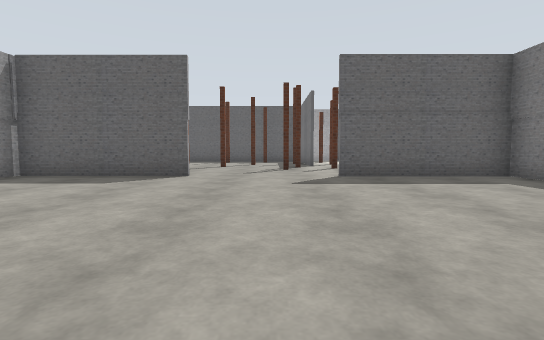
view 1 (above)

22 first-person views from a walk through a robot-simulator world made for Gazebo. The camera is 1.2 m above the floor, tilts 4° down and sees 85° across. The floor is counted in squares, 2 m on a side. Each view is taken from the middle of a square. On the plan, view 1 faces up. The plan holds only what a view shows up to about 9 squares ahead; the rest is blank. The place goes on beyond the plan. Some surface patterns are stand-ins.

view 2
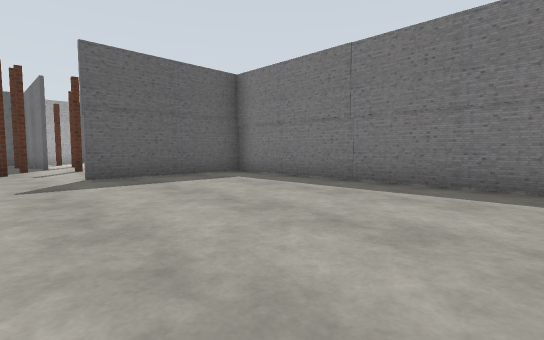

view 3
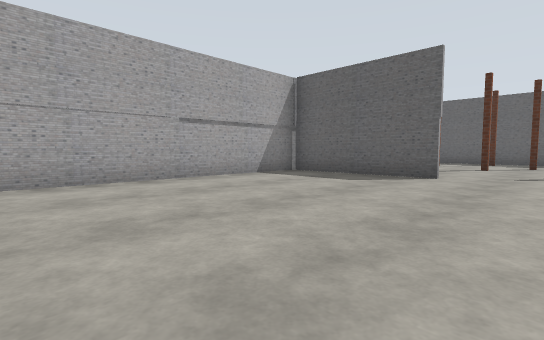

view 4
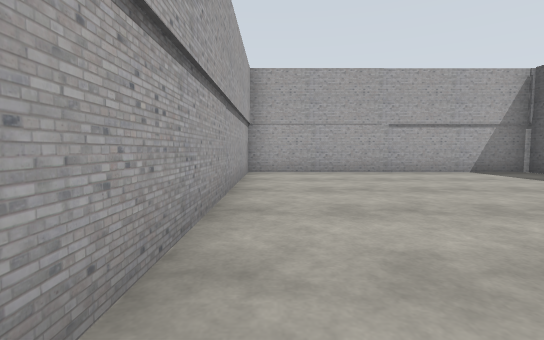

view 5
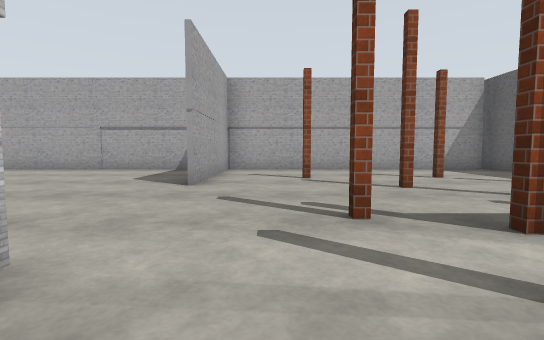

view 6
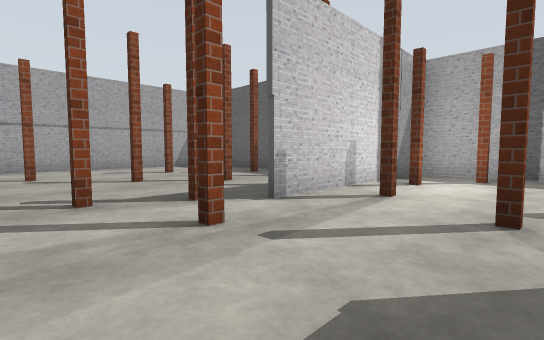

view 7
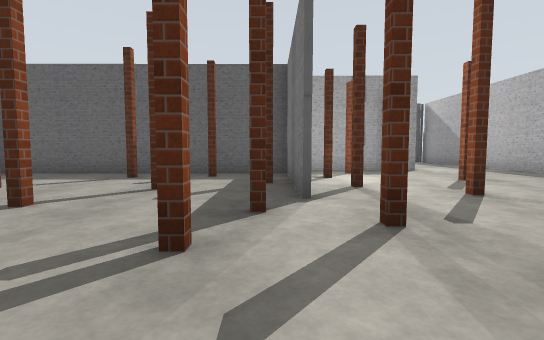

view 8
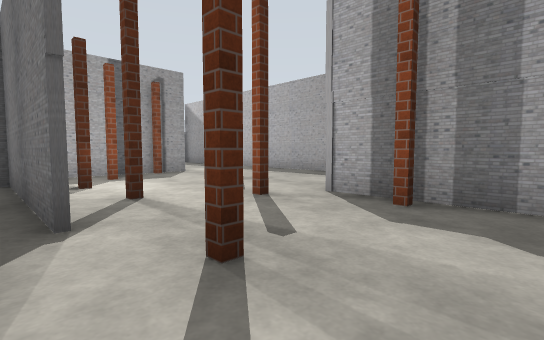

view 9
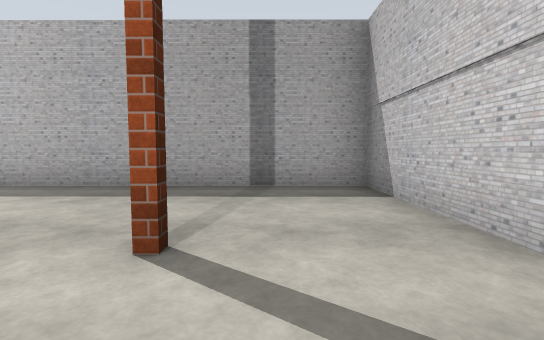

view 10
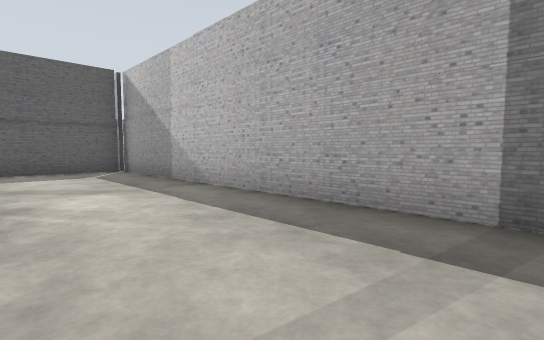

view 11
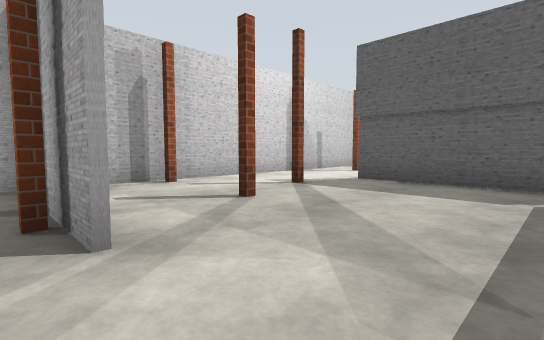

view 12
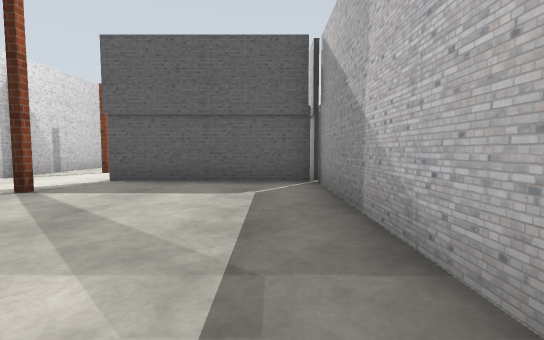

view 13
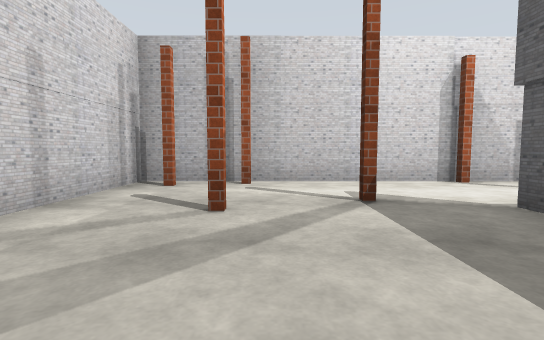

view 14
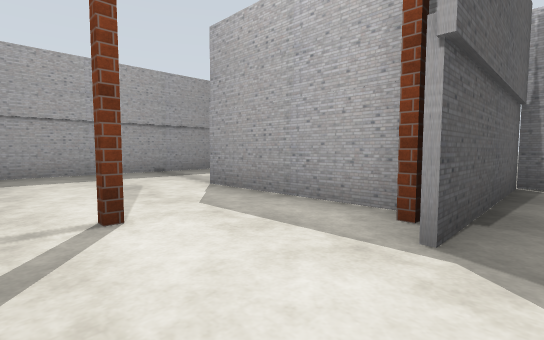

view 15
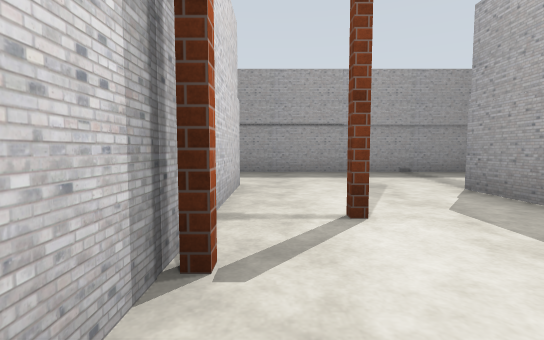

view 16
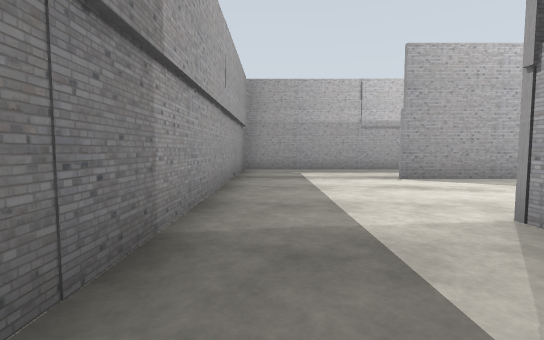

view 17
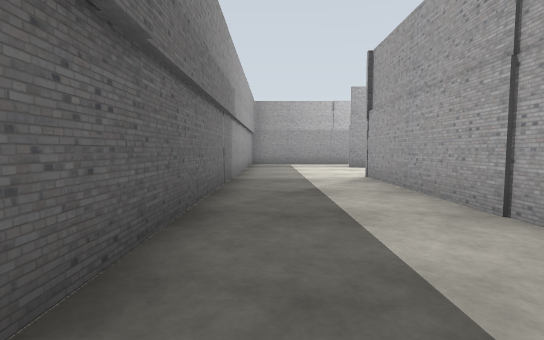

view 18
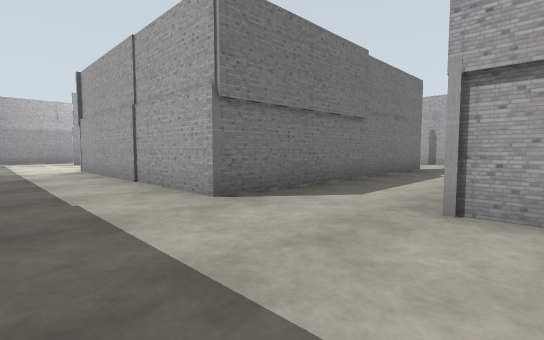

view 19
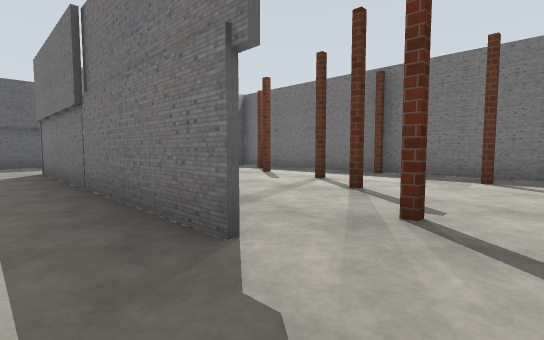

view 20
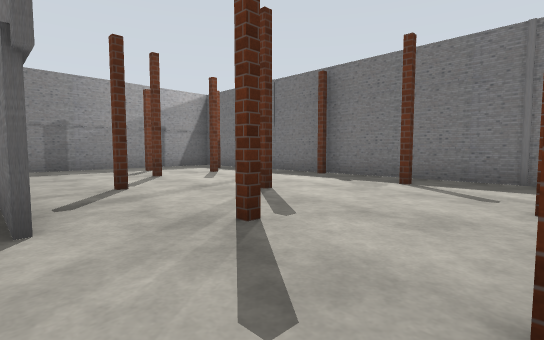

view 21
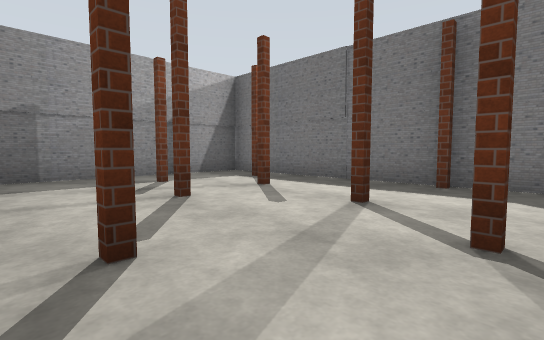

view 22
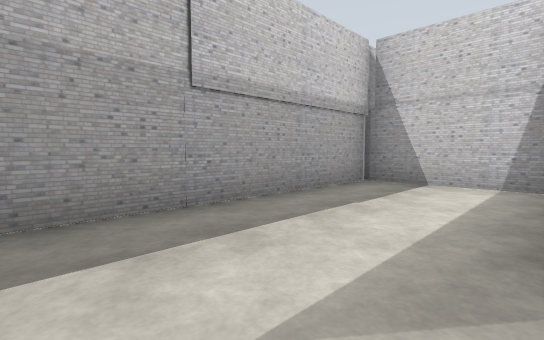

### Floor plan
Key: @ floor where view 1 was taken; # wall or solid block; . floor; P pillar.
Columns run from 8 left of view 1 to 8 right of it. Each row starts with its distance up from view 1.
 28    ##############
 27 ................#
 26 ................#
 25 ...#######......#
 24 ##.#.....#...#..#
 23   .#.....#...#..#
 22   .#.....#...#..#
 21   .#.....#..#####
 20   .#...P.#......#
 19   .#.....P......#
 18   .#..P..#......#
 17   ...P..P#......#
 16   .......#P.....#
 15    .P..P.P #P#..#
 14   ######## P....#
 13   #...P..#P.....#
 12   #......P......#
 11   #......#..P...#
 10   #...P..P...####
  9   #..P....P..#
  8   #..........#
  7   #####...#####
  6   #...........#
  5   #...........#
  4   #...........#
  3   #...........#
  2   #...........#
  1   #...........#
  0   #.....@.....#
 -1   ########

Positions as (right, up) in squares from view 1, and headings:
1: (0, 0), facing up
2: (0, 0), facing up-right
3: (0, 0), facing up-left
4: (2, 0), facing left
5: (3, 8), facing left
6: (4, 8), facing up-left
7: (1, 7), facing up
8: (1, 8), facing up-right
9: (3, 12), facing right
10: (5, 12), facing up-right
11: (7, 15), facing up-left
12: (7, 15), facing up
13: (7, 18), facing left
14: (2, 20), facing up-right
15: (2, 20), facing up
16: (-1, 27), facing right
17: (-5, 27), facing right
18: (-8, 27), facing down-right
19: (-6, 16), facing up-right
20: (-5, 15), facing up-right
21: (-4, 18), facing up-right
22: (5, 26), facing down-right
